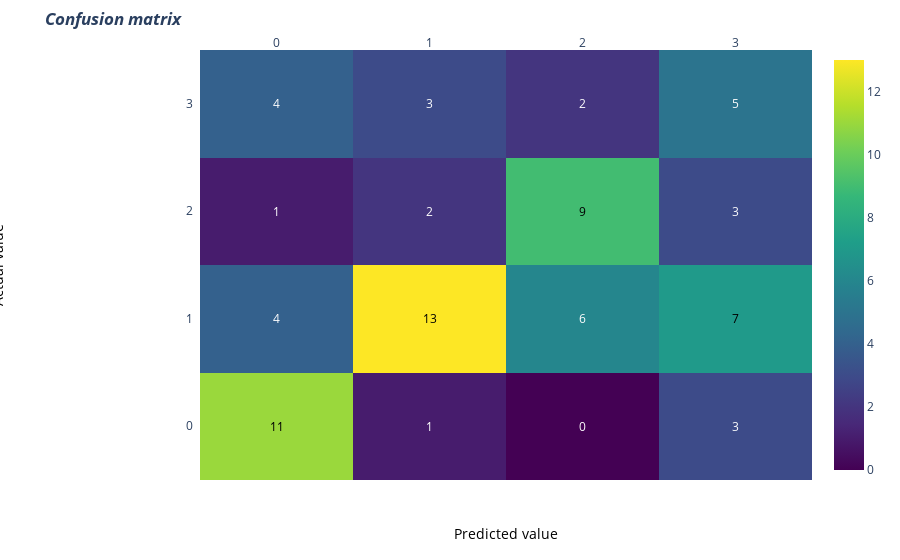

Source (notebook cell):
### Code cell
import plotly.figure_factory as ff
# invert z idx values

z= cm

# invert z idx values
#z = z[::-1]

x= [0,1,2,3]
y1=x
#y =x[::-1].copy() # invert idx values of x
#print(y)
#y=x
# change each element of z to type string for annotations
z_text = [[str(y1) for y1 in x] for x in z]

# set up figure
fig = ff.create_annotated_heatmap(z, x=x, y=y1, annotation_text=z_text, colorscale='Viridis')

# add title
fig.update_layout(title_text='<i><b>Confusion matrix</b></i>',
                  #xaxis = dict(title='x'),
                  #yaxis = dict(title='x')
                 )

# add custom xaxis title
fig.add_annotation(dict(font=dict(color="black",size=14),
                        x=0.5,
                        y=-0.15,
                        showarrow=False,
                        text="Predicted value",
                        xref="paper",
                        yref="paper"))

# add custom yaxis title
fig.add_annotation(dict(font=dict(color="black",size=14),
                        x=-0.35,
                        y=0.5,
                        showarrow=False,
                        text="Actual value",
                        textangle=-90,
                        xref="paper",
                        yref="paper"))

# adjust margins to make room for yaxis title
fig.update_layout(margin=dict(t=50, l=200))

# add colorbar
fig['data'][0]['showscale'] = True
fig.show()

### Figure 1 — Plotly figure (JSON) as saved in the notebook; plotly's stock layout.template omitted (floating-point values rounded to 4 significant figures)
{"data": [{"colorscale": [[0, "#440154"], [0.1111, "#482878"], [0.2222, "#3e4989"], [0.3333, "#31688e"], [0.4444, "#26828e"], [0.5556, "#1f9e89"], [0.6667, "#35b779"], [0.7778, "#6ece58"], [0.8889, "#b5de2b"], [1, "#fde725"]], "reversescale": false, "showscale": true, "type": "heatmap", "x": [0, 1, 2, 3], "y": [0, 1, 2, 3], "z": [[11, 1, 0, 3], [4, 13, 6, 7], [1, 2, 9, 3], [4, 3, 2, 5]]}], "layout": {"annotations": [{"font": {"color": "#000000"}, "showarrow": false, "text": "11", "x": 0, "xref": "x", "y": 0, "yref": "y"}, {"font": {"color": "#FFFFFF"}, "showarrow": false, "text": "1", "x": 1, "xref": "x", "y": 0, "yref": "y"}, {"font": {"color": "#FFFFFF"}, "showarrow": false, "text": "0", "x": 2, "xref": "x", "y": 0, "yref": "y"}, {"font": {"color": "#FFFFFF"}, "showarrow": false, "text": "3", "x": 3, "xref": "x", "y": 0, "yref": "y"}, {"font": {"color": "#FFFFFF"}, "showarrow": false, "text": "4", "x": 0, "xref": "x", "y": 1, "yref": "y"}, {"font": {"color": "#000000"}, "showarrow": false, "text": "13", "x": 1, "xref": "x", "y": 1, "yref": "y"}, {"font": {"color": "#FFFFFF"}, "showarrow": false, "text": "6", "x": 2, "xref": "x", "y": 1, "yref": "y"}, {"font": {"color": "#000000"}, "showarrow": false, "text": "7", "x": 3, "xref": "x", "y": 1, "yref": "y"}, {"font": {"color": "#FFFFFF"}, "showarrow": false, "text": "1", "x": 0, "xref": "x", "y": 2, "yref": "y"}, {"font": {"color": "#FFFFFF"}, "showarrow": false, "text": "2", "x": 1, "xref": "x", "y": 2, "yref": "y"}, {"font": {"color": "#000000"}, "showarrow": false, "text": "9", "x": 2, "xref": "x", "y": 2, "yref": "y"}, {"font": {"color": "#FFFFFF"}, "showarrow": false, "text": "3", "x": 3, "xref": "x", "y": 2, "yref": "y"}, {"font": {"color": "#FFFFFF"}, "showarrow": false, "text": "4", "x": 0, "xref": "x", "y": 3, "yref": "y"}, {"font": {"color": "#FFFFFF"}, "showarrow": false, "text": "3", "x": 1, "xref": "x", "y": 3, "yref": "y"}, {"font": {"color": "#FFFFFF"}, "showarrow": false, "text": "2", "x": 2, "xref": "x", "y": 3, "yref": "y"}, {"font": {"color": "#FFFFFF"}, "showarrow": false, "text": "5", "x": 3, "xref": "x", "y": 3, "yref": "y"}, {"font": {"color": "black", "size": 14}, "showarrow": false, "text": "Predicted value", "x": 0.5, "xref": "paper", "y": -0.15, "yref": "paper"}, {"font": {"color": "black", "size": 14}, "showarrow": false, "text": "Actual value", "textangle": -90, "x": -0.35, "xref": "paper", "y": 0.5, "yref": "paper"}], "autosize": true, "margin": {"l": 200, "t": 50}, "title": {"text": "<i><b>Confusion matrix</b></i>"}, "xaxis": {"autorange": true, "dtick": 1, "gridcolor": "rgb(0, 0, 0)", "range": [-0.5, 3.5], "side": "top", "ticks": "", "type": "linear"}, "yaxis": {"autorange": true, "dtick": 1, "range": [-0.5, 3.5], "ticks": "", "ticksuffix": "  ", "type": "linear"}}}
